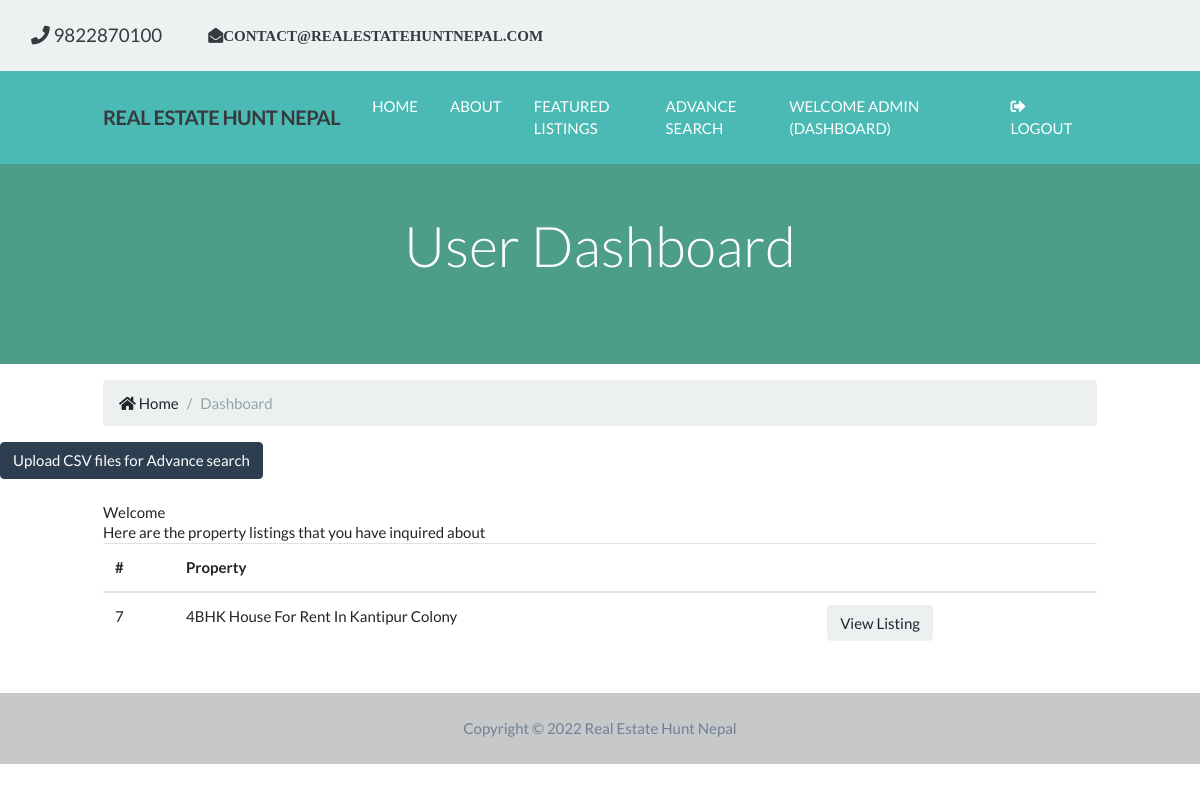
Page /account/dashboard (signed in) on the earlier database version.
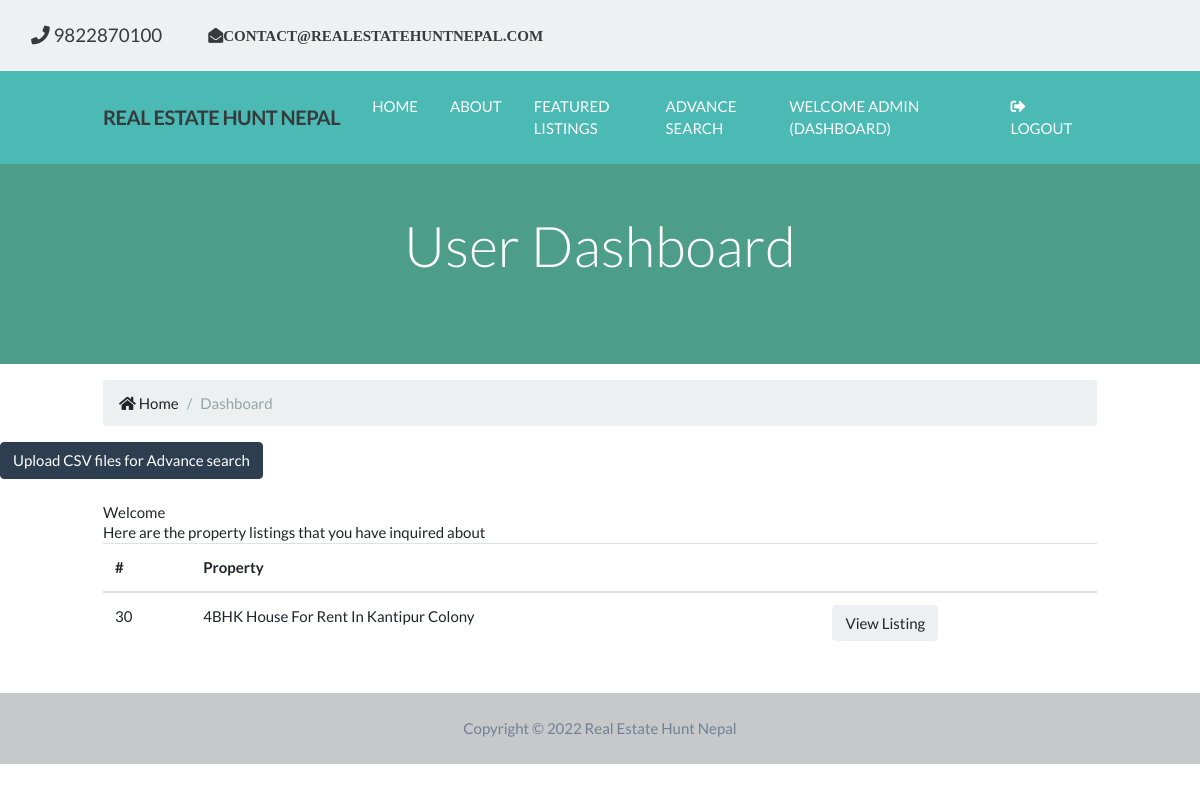
Same page on the later database version.
### contact/models.py (models this page shows, shortened)
class Contact(models.Model):
    listing_id = models.IntegerField(verbose_name='Listing ID')
    listing_title = models.CharField(
        max_length=200, verbose_name='Title')
    contact_name = models.CharField(
        max_length=200, verbose_name='Contact Name')
    contact_mail = models.CharField(
        max_length=200, verbose_name='E-Mail')
    contact_phone = models.CharField(
        max_length=200, verbose_name='Phone')
    contact_message = models.TextField(
        blank=True, verbose_name='Message')
    contact_date = models.DateTimeField(default=datetime.now)
    user_id = models.IntegerField(blank=True, null=True)
    class Meta:
        verbose_name = 'contact'
        verbose_name_plural = 'contacts'

### account/views.py (the view)
# urls.py: path('dashboard', views.dashboard, name='dashboard'),
@login_required(login_url='account:login')
def dashboard(request):
    title = 'User Dashboard'
    template_name = 'account/dashboard.html'
    user_contacts = Contact.objects.all().order_by(
        '-contact_date').filter(user_id=request.user.id)
    context = {
        'title': title,
        'user_contacts': user_contacts
    }
    return render(request, template_name, context)

### account/templates/account/dashboard.html
{% extends 'header/base.html' %} {% load static %} {% block content %}
<section id="showcase-inner" class="py-5 text-white">
  <div class="container">
    <div class="row text-center">
      <div class="col-md-12">
        <h1 class="display-4">User Dashboard</h1>
      </div>
    </div>
  </div>
</section>
<section id="bc" class="mt-3">
  <div class="container">
    <nav aria-label="breadcrumb">
      <ol class="breadcrumb">
        <li class="breadcrumb-item">
          <a href="{% url 'main:main-index' %}">
            <i class="fas fa-home"></i> Home</a
          >
        </li>
        <li class="breadcrumb-item active">Dashboard</li>
      </ol>
    </nav>
  </div>
</section>
<a href="#" class="btn btn-primary btn-blocks"
  >Upload CSV files for Advance search
</a>
<section id="dashboard" class="py-4">
  <div class="container">
    <div class="row">
      <div class="col-md-12">
        <h2>Welcome {{ user.first_name }}</h2>
        {% if user_contacts %}
        <p>Here are the property listings that you have inquired about</p>
        <table class="table">
          <thead>
            <tr>
              <th scope="col">#</th>
              <th scope="col">Property</th>
              <th></th>
            </tr>
          </thead>
          <tbody>
            {% for contact in user_contacts %}
            <tr>
              <td>{{ contact.listing_id }}</td>
              <td>{{ contact.listing_title }}</td>
              <td>
                <a
                  class="btn btn-light"
                  href="{% url 'listing:detail' contact.listing_id %}"
                  >View Listing</a
                >
              </td>
            </tr>
            {% endfor %}
          </tbody>
        </table>
        {% else %}
        <p>You have not made any inquires</p>
        {% endif %}
      </div>
    </div>
  </div>
</section>
{% endblock %}

Differences in the rows shown:
removed Contact: listing_id "7", listing_title "4BHK House For Rent In Kantipur Colony"
added Contact: listing_id "30", listing_title "4BHK House For Rent In Kantipur Colony"
